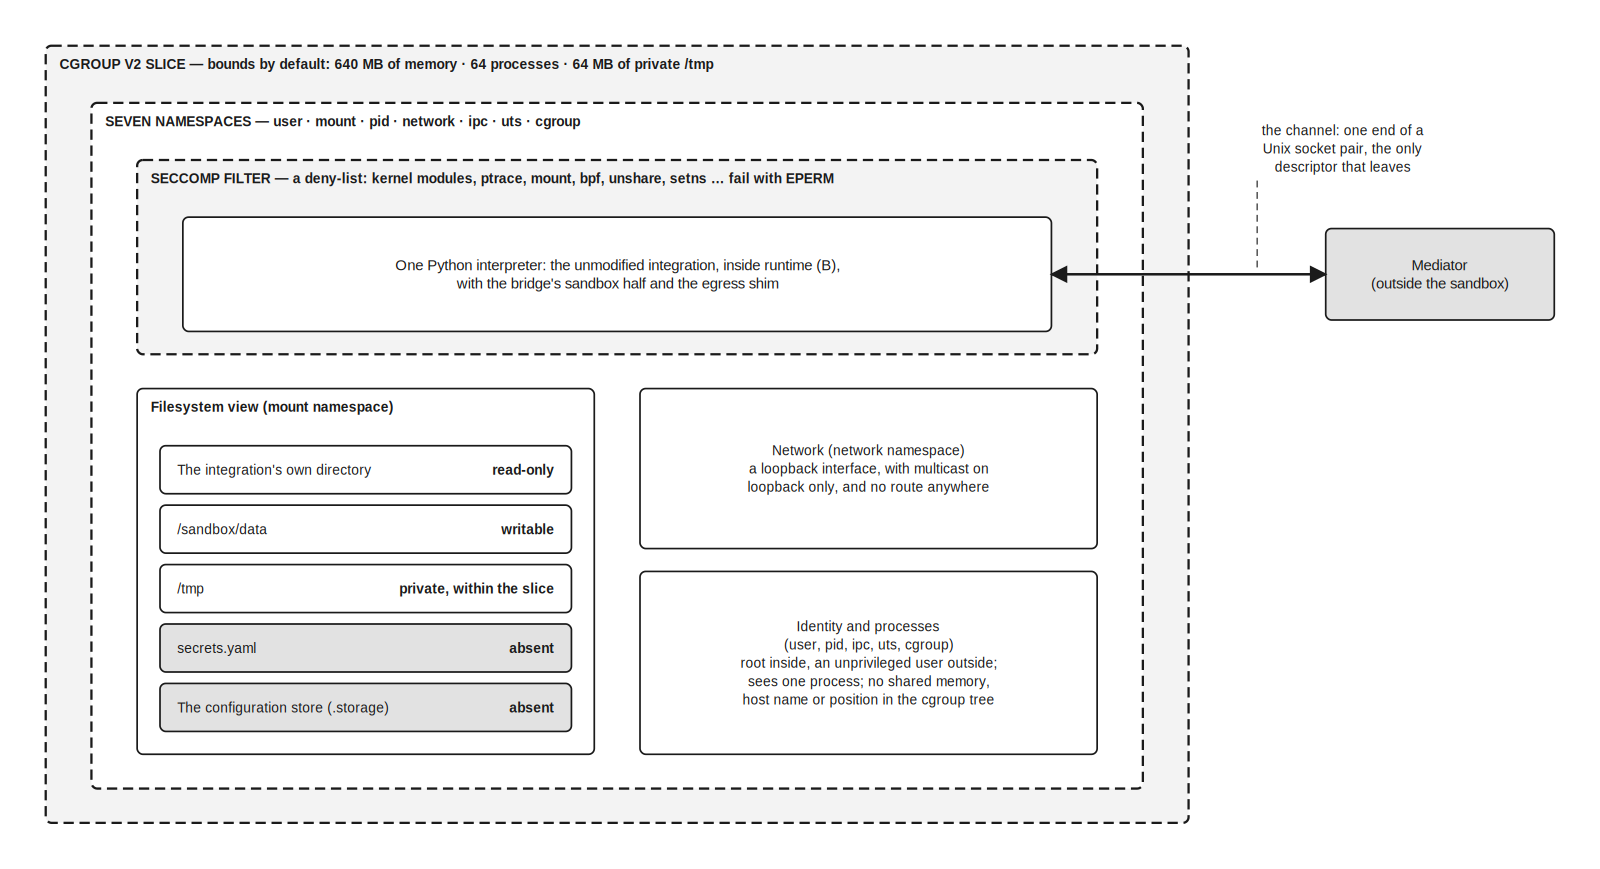

Write the Python code that produced this figure.
#!/usr/bin/env python3
"""Figure 9.2 — One sandbox: the layers that enclose a confined integration.

Writes fig_9_2_sandbox.svg. Run:  python3 fig_9_2_sandbox.py

Nesting follows what each layer applies to. The cgroup slice bounds everything the sandbox
runs; the seven namespaces decide what it can see (files, processes, network); the seccomp filter
sits on the interpreter's system-call edge, inside the namespaces. Each fact is from the code:
the seven namespaces from `confine/namespaces.py`, the default limits from `confine/cgroup.py`,
the deny-list groups from `confine/seccomp.py`, and what the integration sees from the
self-test's view from inside (Section 9.2).
"""

from pathlib import Path

from svg9 import Canvas

OUT = Path(__file__).parent / "fig_9_2_sandbox.svg"

c = Canvas(1400, 760)

c.box(40, 40, 1000, 680, fill="light", dashed=True, stroke=2,
      title="CGROUP V2 SLICE — bounds by default: 640 MB of memory · 64 processes · "
            "64 MB of private /tmp")
c.box(80, 90, 920, 600, fill="white", dashed=True, stroke=2,
      title="SEVEN NAMESPACES — user · mount · pid · network · ipc · uts · cgroup")
c.box(120, 140, 840, 170, fill="light", dashed=True, stroke=2,
      title="SECCOMP FILTER — a deny-list: kernel modules, ptrace, mount, bpf, unshare, setns "
            "… fail with EPERM")
c.box(160, 190, 760, 100, "One Python interpreter: the unmodified integration, inside "
      "runtime (B),\nwith the bridge's sandbox half and the egress shim", fill="white")

# What the namespaces leave in view.
c.box(120, 340, 400, 320, fill="white", title="Filesystem view (mount namespace)")
FILES = [("The integration's own directory", "read-only"),
         ("/sandbox/data", "writable"),
         ("/tmp", "private, within the slice"),
         ("secrets.yaml", "absent"),
         ("The configuration store (.storage)", "absent")]
for i, (path, state) in enumerate(FILES):
    y = 390 + i * 52
    c.box(140, y, 360, 42, fill="mid" if state == "absent" else "white")
    c.text(155, y + 21, path, size=12, anchor="start")
    c.text(485, y + 21, state, size=12, weight="bold", anchor="end")

c.box(560, 340, 400, 140, "Network (network namespace)\na loopback interface, with multicast "
      "on\nloopback only, and no route anywhere", size=12)
c.box(560, 500, 400, 160, "Identity and processes\n(user, pid, ipc, uts, cgroup)\nroot inside, "
      "an unprivileged user outside;\nsees one process; no shared memory,\nhost name or "
      "position in the cgroup tree", size=12)

# The one descriptor that leaves.
c.box(1160, 200, 200, 80, "Mediator\n(outside the sandbox)", fill="mid")
c.line([(920, 240), (1160, 240)], both=True, width=2.2)
c.label(1175, 130, "the channel: one end of a\nUnix socket pair, the only\ndescriptor "
        "that leaves", size=12)
c.line([(1100, 158), (1100, 234)], arrow=False, dashed=True, width=1)

c.save(OUT)
